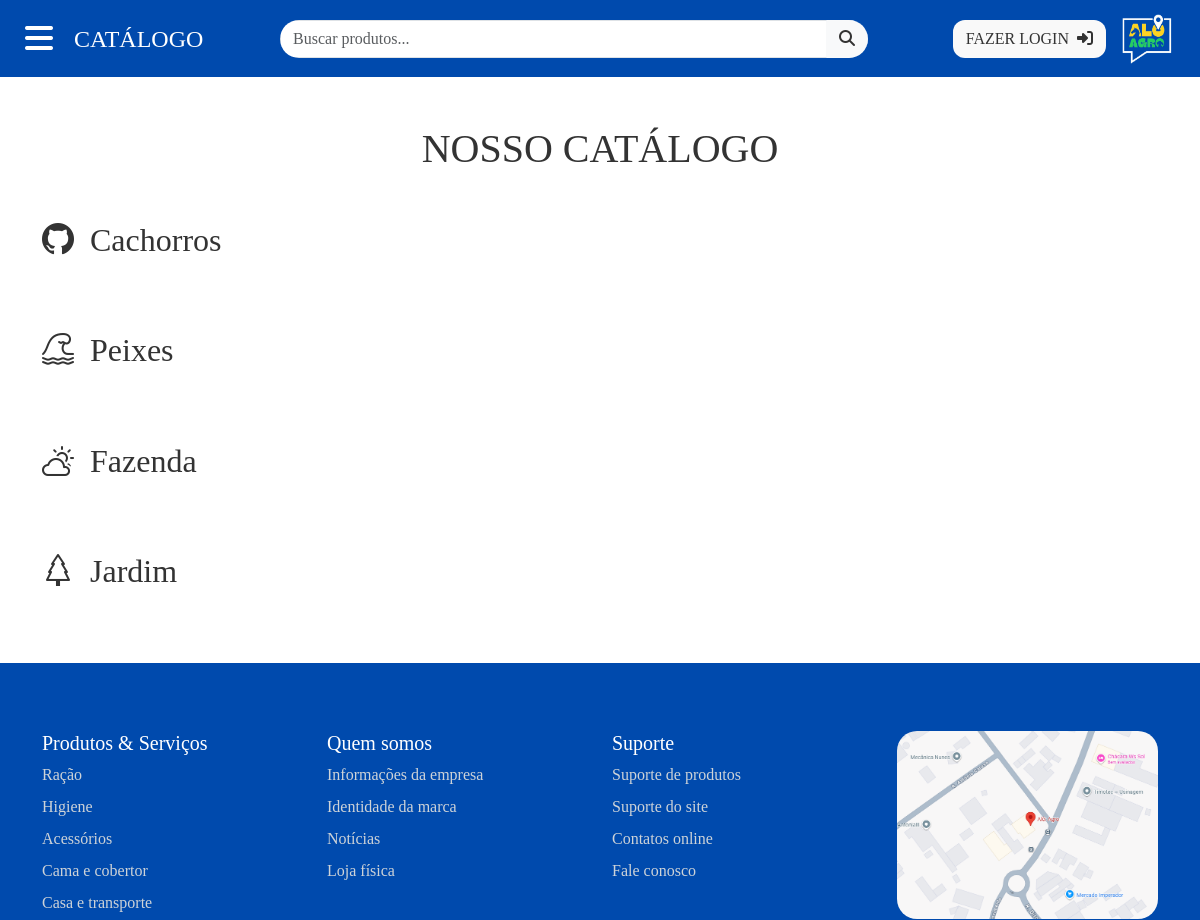
/catalogo.php (upper part), run on an earlier commit of the app's database.
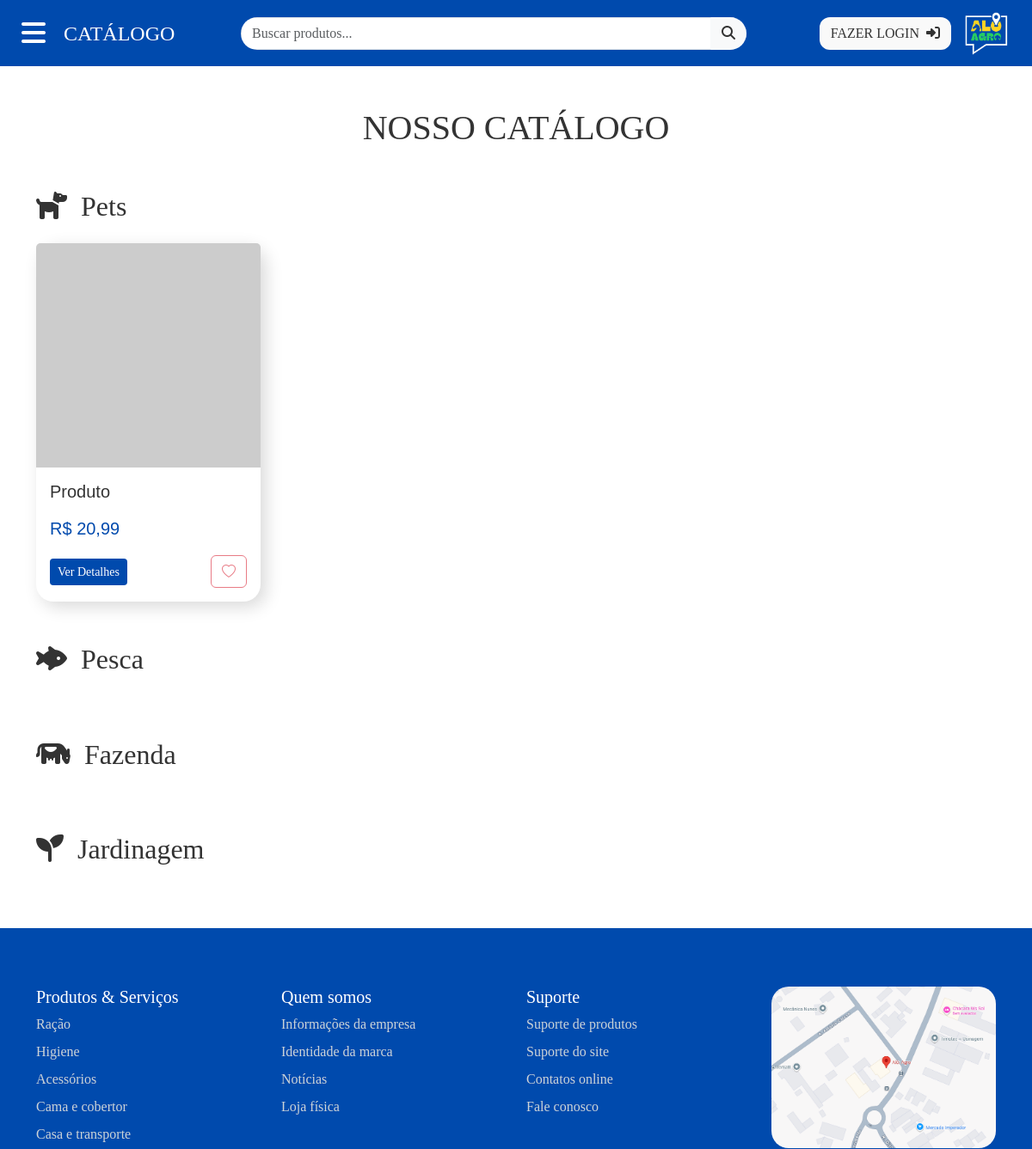
And on a later commit of the database.
### tables this page shows
CREATE TABLE `categorias` (
  `id` int(11) NOT NULL,
  `nome` varchar(100) NOT NULL,
  `icone_bootstrap` varchar(50) NOT NULL
);

CREATE TABLE `produtos` (
  `id` int(11) NOT NULL,
  `nome` varchar(255) NOT NULL,
  `preco` decimal(10,2) NOT NULL DEFAULT 0.00,
  `imagem` varchar(255) DEFAULT NULL,
  `categoria_id` int(11) DEFAULT NULL,
  `created_at` timestamp NOT NULL DEFAULT current_timestamp(),
  `updated_at` timestamp NOT NULL DEFAULT current_timestamp() ON UPDATE current_timestamp()
);

### templates/aloagrodb.php (called while the page is built, shortened)
<?php
class DB
{
    private static ?PDO $conn = null;
    private static function connect(): PDO
    {
        if (self::$conn === null) {
            try {
                $dsn = "mysql:host=" . DB_HOST . ";dbname=" . DB_NAME . ";charset=utf8mb4";
                $options = [
                    PDO::ATTR_ERRMODE => PDO::ERRMODE_EXCEPTION,
                    PDO::ATTR_DEFAULT_FETCH_MODE => PDO::FETCH_ASSOC,
                    PDO::ATTR_EMULATE_PREPARES => false,
                ];
                self::$conn = new PDO($dsn, DB_USER, DB_PASSWORD, $options);
            } catch (PDOException $e) {
                throw new DatabaseException('Falha ao conectar ao banco de dados: ' . $e->getMessage());
            }
        }
        return self::$conn;
    }
    public static function find(string $table, ?int $id = null): array
    {
        $conn = self::connect();
        $sql = "SELECT * FROM `$table`";
        if ($id !== null) {
            $sql .= " WHERE `id` = :id LIMIT 1";
            $stmt = $conn->prepare($sql);
            $stmt->execute([':id' => $id]);
            return $stmt->fetch() ?: [];
        } else {
            $stmt = $conn->prepare($sql);
            $stmt->execute();
            return $stmt->fetchAll();
        }
    }
    public static function findAllBy(string $table, string $column, $value): array
    {
        $conn = self::connect();
        $sql = "SELECT * FROM `$table` WHERE `$column` = :value";
        $stmt = $conn->prepare($sql);
        $stmt->execute([':value' => $value]);
        return $stmt->fetchAll();
    }
}

### auth.php (called while the page is built, shortened)
<?php
class Auth
{
    public function isLoggedIn(): bool
    {
        return isset($_SESSION['user_id']);
    }
    public function isAdmin(): bool
    {
        return $this->isLoggedIn() && isset($_SESSION['user_type']) && $_SESSION['user_type'] === 'admin';
    }
}

### catalogo.php (the view, shortened to what the rows shown need)
<?php
require_once 'auth.php';
$auth = new Auth();
$userFavorites = [];
$searchTerm = trim($_GET['busca'] ?? '');
$produtos = [];
$categorias = [];
if (!empty($searchTerm)) {
    $page_title = 'Resultados para "' . htmlspecialchars($searchTerm) . '"';
    $sql = "SELECT * FROM produtos WHERE nome LIKE ?";
    $param = '%' . $searchTerm . '%';
    $produtos = DB::query($sql, [$param]);
} else {
    $categorias = DB::find('categorias');
}
?>
<div class="container main-content my-5">
    <h1 class="text-center mb-5 category-title">
        <?php
        if (!empty($searchTerm)) {
            echo 'Resultados da busca por: "' . htmlspecialchars($searchTerm) . '"';
        } else {
            echo 'NOSSO CATÁLOGO';
        }
        ?>
    </h1>
    <?php if (!empty($searchTerm)): ?>
        <div class="row row-cols-1 row-cols-sm-2 row-cols-md-3 row-cols-lg-4 g-4">
            <?php if ($produtos): ?>
                <?php foreach ($produtos as $produto): ?>
                    <div class="col">
                        <?php include('inc/product_card.php');  ?>
                    </div>
                <?php endforeach; ?>
            <?php else: ?>
                <div class="col-12 text-center">
                    <p>Nenhum produto encontrado com o termo "<?php echo htmlspecialchars($searchTerm); ?>".</p>
                </div>
            <?php endif; ?>
        </div>
    <?php else: ?>
        <?php if ($categorias): ?>
            <?php foreach ($categorias as $categoria): ?>
                <div class="row mt-5">
                    <div class="col">
                        <h2 id="<?php echo htmlspecialchars($categoria['nome']); ?>" class="mb-4 category-title">
                            <i class="<?php echo htmlspecialchars($categoria['icone_bootstrap']); ?> me-2"></i>
                            <?php echo htmlspecialchars($categoria['nome']); ?>
                        </h2>
                    </div>
                </div>
                <div class="row row-cols-1 row-cols-sm-2 row-cols-md-3 row-cols-lg-4 g-4">
                    <?php
                    $produtosDaCategoria = DB::findAllBy('produtos', 'categoria_id', $categoria['id']);
                    ?>
                    <?php if ($produtosDaCategoria): ?>
                        <?php foreach ($produtosDaCategoria as $produto): ?>
                            <div class="col">
                                <div class="card h-100 product-card">
                                    <?php
                                    $imagePath = BASEURL . 'arquivos/uploads/produtos/' . htmlspecialchars($produto['imagem'] ?? '');
                                    $placeholder = "https://via.placeholder.com/500x500.png?text=Imagem+Indisponivel";
                                    $imageUrl = (!empty($produto['imagem']) && file_exists('arquivos/uploads/produtos/' . $produto['imagem'])) ? $imagePath : $placeholder;
                                    ?>
                                    <img src="<?php echo $imageUrl; ?>" class="card-img-top"
                                        alt="<?php echo htmlspecialchars($produto['nome']); ?>"
                                        style="aspect-ratio: 1 / 1; object-fit: cover;">
                                    <div class="card-body d-flex flex-column">
                                        <h5 class="card-title"><?php echo htmlspecialchars($produto['nome']); ?></h5>
                                        <p class="card-text price mt-2">R$ <?php echo number_format($produto['preco'], 2, ',', '.'); ?></p>
                                        <div class="mt-auto d-flex justify-content-between align-items-center">
                                            <a href="produto.php?id=<?php echo $produto['id']; ?>" class="btn botaodetalhes btn-sm">Ver
                                                Detalhes</a>
                                            <?php if ($auth->isAdmin()): ?>
                                                <div class="admin-actions d-flex gap-2">
                                                    <a href="editar_produto.php?id=<?php echo $produto['id']; ?>"
                                                        class="btn btn-outline-secondary btn-sm"><i class="bi bi-pencil"></i></a>
                                                    <a href="deletar_produto.php?id=<?php echo $produto['id']; ?>"
                                                        class="btn btn-outline-danger btn-sm"
                                                        onclick="return confirm('Tem certeza que deseja deletar este produto?');"><i
                                                            class="bi bi-trash"></i></a>
                                                </div>
                                            <?php else: ?>
                                                <button class="btn btn-outline-danger btn-favorite"
                                                    data-product-id="<?php echo $produto['id']; ?>" <?php if (!$auth->isLoggedIn())
                                                           echo 'disabled title="Faça login para favoritar"'; ?>>
                                                    <?php
                                                    $isFavorited = in_array($produto['id'], $userFavorites);
                                                    ?>
                                                    <i class="bi <?php echo $isFavorited ? 'bi-heart-fill' : 'bi-heart'; ?>"></i>
                                                </button>
                                            <?php endif; ?>
                                        </div>
                                    </div>
                                </div>
                            </div>
                        <?php endforeach; ?>
                    <?php else: ?>
                        <div class="col"></div>
                    <?php endif; ?>
                </div>
            <?php endforeach; ?>
        <?php else: ?>
            <p class="text-center">Nenhuma categoria encontrada.</p>
        <?php endif; ?>
    <?php endif; ?>
</div>

What changed in the data, as far as the page shows it:
removed categorias: nome "Cachorros"
added categorias: nome "Pets"
added produtos: nome "Produto", preco "20,99", shown under categorias "Pets"
changed categorias: icone_bootstrap "bi-tsunami" → "fa fa-fish-fins" (drawn); nome "Peixes" → "Pesca"
changed categorias "Fazenda": icone_bootstrap "bi-cloud-sun" → "fa fa-cow" (drawn)
changed categorias: icone_bootstrap "bi-tree" → "fa fa-seedling" (drawn); nome "Jardim" → "Jardinagem"
